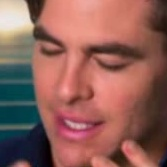
#> input picture processed_faces/Celeb-real/id16_0004/id16_0004_f86_d0.jpg, 167 x 167 px; its folder holds only this picture in this run
$ jupyter execute --allow-errors preprocessing.ipynb   (older library calls are emulated)
#> lines starting #> are read from the running program, lines starting #| are printed output that depends on the picture
[cell 1]
import os
from glob import glob

base_path = "/content/drive/MyDrive/processed_faces_final/"

real_dirs = [os.path.join(base_path, "Celeb-real"),
             os.path.join(base_path, "original")]

fake_dirs = [os.path.join(base_path, "Celeb-synthesis"),
             os.path.join(base_path, "DeepFakeDetection")]

[cell 2]
def get_all_frames(folders):
    frame_paths = []
    for folder in folders:
        # Collect all jpg frames recursively
        frame_paths.extend(glob(os.path.join(folder, "**", "*.jpg"), recursive=True))
    return frame_paths

real_frames = get_all_frames(real_dirs)
fake_frames = get_all_frames(fake_dirs)

print(f"Total Real Frames: {len(real_frames)}")
print(f"Total Fake Frames: {len(fake_frames)}")

[cell 3]
import matplotlib.pyplot as plt

labels = ['Real', 'Fake']
counts = [len(real_frames), len(fake_frames)]

plt.bar(labels, counts, color=['green', 'red'])
plt.title("Class Distribution of Frames")
plt.ylabel("Number of Frames")
plt.show()
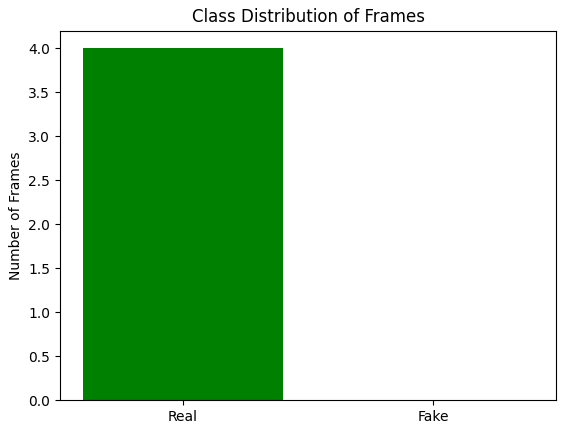
#> figure drawn by matplotlib, 1 panel

[cell 4]
import cv2
import random

def show_random_frames(frame_list, title, n=5):
    random_frames = random.sample(frame_list, n)
    plt.figure(figsize=(15, 5))
    for i, img_path in enumerate(random_frames):
        img = cv2.imread(img_path)
        img = cv2.cvtColor(img, cv2.COLOR_BGR2RGB)
        plt.subplot(1, n, i+1)
        plt.imshow(img)
        plt.axis('off')
    plt.suptitle(title)
    plt.show()

#> (the rest of this cell did not finish here and is left out)

[cell 5]
dataset = {
    "real": real_frames,
    "fake": fake_frames
}

print(f"Sample real frame path: {dataset['real'][0]}")
#> (the rest of this cell did not finish here and is left out)

[cell 6]
import cv2
import os
from glob import glob
import numpy as np

def variance_of_laplacian(image_path):
    """Calculate sharpness score using Variance of Laplacian."""
    img = cv2.imread(image_path, cv2.IMREAD_GRAYSCALE)
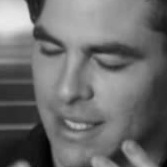
#> img: shape (167, 167); min 0, max 235, mean 109.3
    if img is None:
        return 0
    return cv2.Laplacian(img, cv2.CV_64F).var()

def sample_best_frames(video_folder, frames_per_video=50, temp_factor=2):
    """
    Select high-quality and diverse frames from a single video folder.

    Steps:
    1. Evenly sample 2× the target frames across the timeline.
    2. From those, pick top 'frames_per_video' based on sharpness.

    Args:
        video_folder (str): Path to a folder containing frames of one video.
        frames_per_video (int): Final number of frames to keep.
        temp_factor (int): Factor for initial over-sampling (default=2).

    Returns:
        List[str]: Final list of selected frame paths.
    """
    frames = sorted(glob(os.path.join(video_folder, "*.jpg")))
    if len(frames) == 0:
        return []

    # --- Step 1: Even temporal sampling ---
    step = max(1, len(frames) // (frames_per_video * temp_factor))
    temporally_sampled = frames[::step][:frames_per_video * temp_factor]

    # --- Step 2: Sharpness-based filtering ---
    sharpness_scores = [(f, variance_of_laplacian(f)) for f in temporally_sampled]
#> sharpness_scores = 1 item
    sharpness_scores.sort(key=lambda x: x[1], reverse=True)

    # Final selection
    final_frames = [x[0] for x in sharpness_scores[:frames_per_video]]
#> final_frames = 1 item
    return final_frames

def process_dataset(parent_folders, frames_per_video=50):
    """
    Apply the combined sampling to an entire dataset with multiple videos.

    Args:
        parent_folders (list): List of parent folder paths containing videos.
        frames_per_video (int): Final number of frames per video.

    Returns:
        List[str]: List of selected frame paths for the entire dataset.
    """
    all_selected_frames = []
    for folder in parent_folders:
        video_folders = [os.path.join(folder, vid) for vid in os.listdir(folder) if os.path.isdir(os.path.join(folder, vid))]
        for video_folder in video_folders:
            selected = sample_best_frames(video_folder, frames_per_video=frames_per_video)
#> selected = 1 item
            all_selected_frames.extend(selected)
    return all_selected_frames
